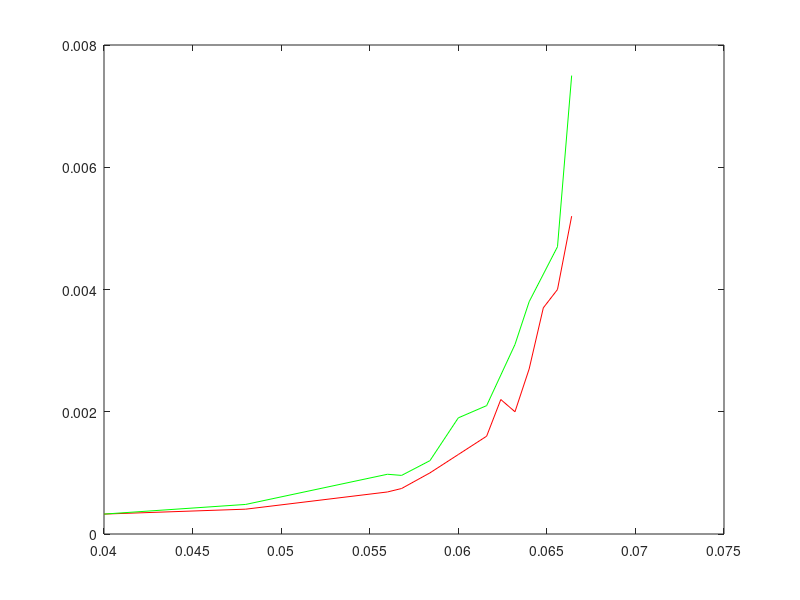

This figure's MATLAB source: (Note: this script raises an error after producing the figure.)
x_hotspot_conv=[50 60 70 71 73 75 77 78 79 80 81 82 83];
y_hotspot_conv=[0.00032582 0.00040623 0.0006877 0.00074436 0.001 0.0013 0.0016 0.0022 0.0020 0.0027 0.0037 0.004 0.0052];
x_hotspot_dynv=[50 60 70 71 73 75 77 78 79 80 82 83];
y_hotspot_dynv=[0.0003258 0.0004839 0.0009773 0.0009587 0.0012 0.0019 0.0021 0.0026 0.0031 0.0038 0.0047 0.0075];
%x_hotspot_gen8=[50 60 70 71 73 75 77 78 79 80 81 82 83];
%y_hotspot_gen8=[0.0005075 0.0007196 0.0015 0.0018 0.0024 0.0028 0.0035 0.0041 0.0049 0.0062 0.0074 0.0081 0.0086];
plot(x_hotspot_conv/1250,y_hotspot_conv,'-r')
hold on
plot(x_hotspot_dynv/1250,y_hotspot_dynv,'-g')
%hold on
%plot(x_hotspot_gen8,y_hotspot_gen8,'-k')
handle=legend('linked-list','AVCS-NoC',2);
xlabel('packet injection rate (flits/node/cycle)','fontsize',14)
ylabel('average port utilization','fontsize',14)
set(handle,'FontSize',14);
print -depsc ../figures/hotspotutil.eps
close all

x_random=[100 200 300 400 500 600 700 710 720 730 740]
y_random_conv=[0.0005924 0.0012 0.0018 0.0024 0.0030 0.0037 0.0046 0.0047 0.0050 0.0053 0.0057]
y_random_dynv=[0.0007151 0.0014 0.0022 0.0029 0.0036 0.0043 0.0055 0.0055 0.0059 0.0062 0.0062]
%x_random_gen8=[100        200    300    400    420    440    460    480    490    495    500    505    510]
%y_random_gen8=[0.00090126 0.0018 0.0027 0.0036 0.0038 0.0040 0.0041 0.0043 0.0044 0.0045 0.0045 0.0046 0.0046]
plot(x_random/1250,y_random_conv,'-r')
hold on
plot(x_random/1250,y_random_dynv,'-g')
%hold on
%plot(x_random_gen8,y_random_gen8,'-k');
handle=legend('linked-list','AVCS-NoC',2);
xlabel('packet injection rate (flits/node/cycle)','fontsize',14)
ylabel('average port utilization','fontsize',14)
set(handle,'FontSize',14);
print -depsc ../figures/randomutil.eps